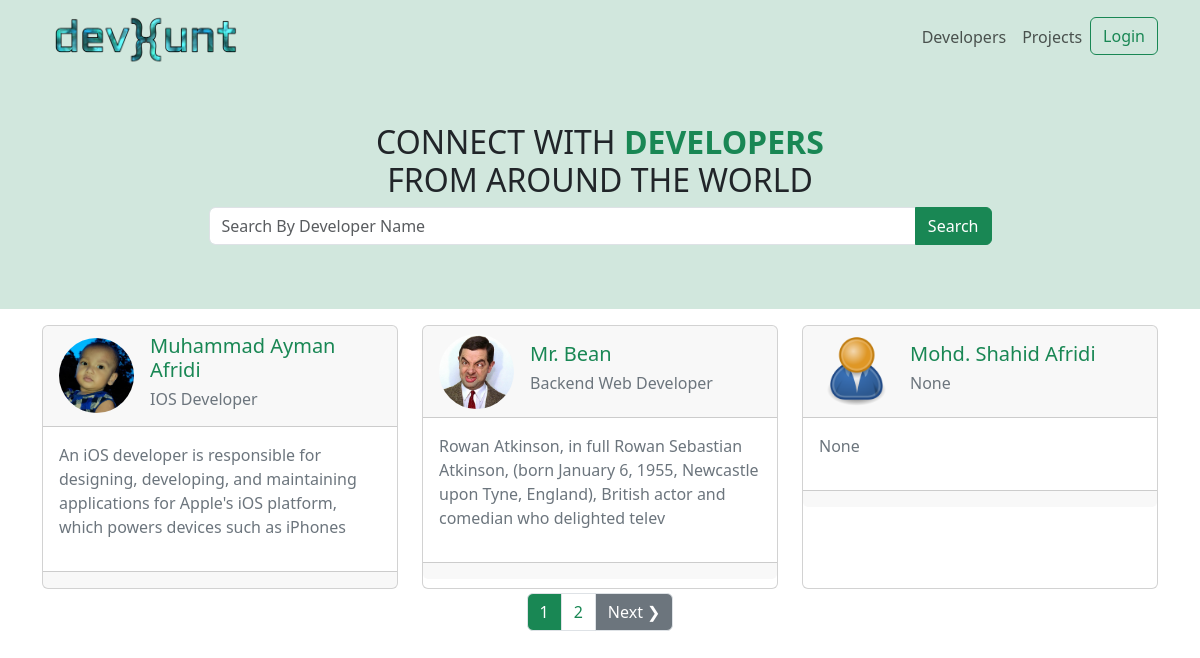
The app's page /, older data.
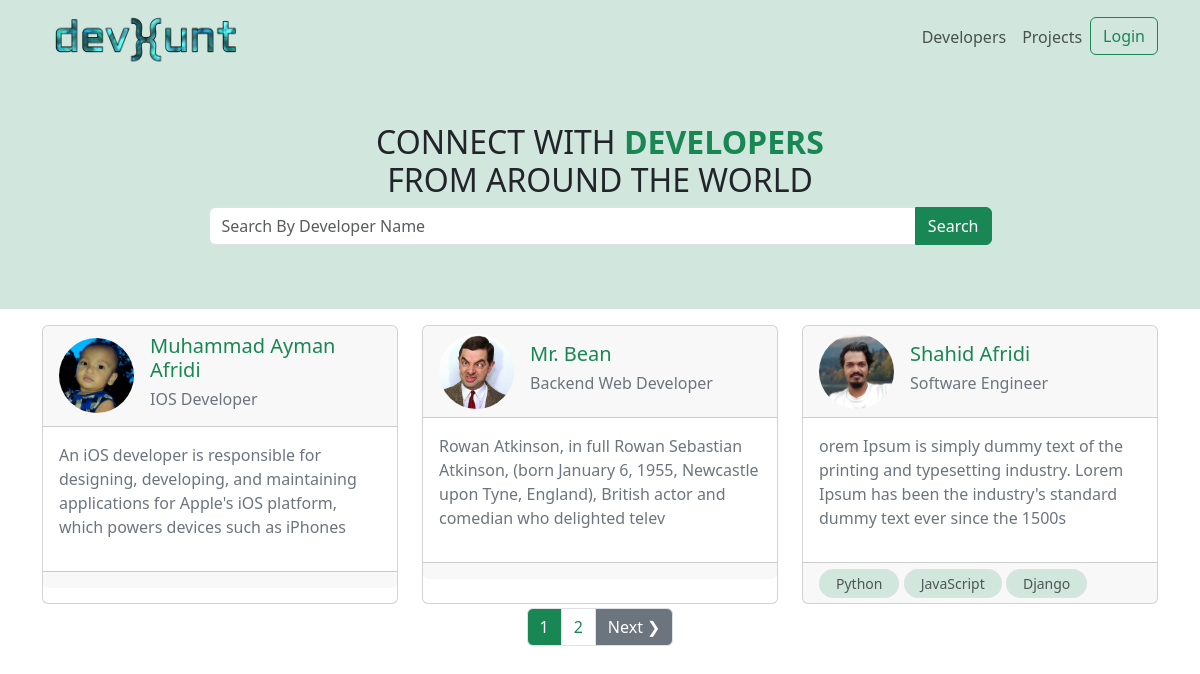
The same page, newer data.
### users/models.py (models this page shows, shortened)
class Profile(models.Model):
    user = models.OneToOneField(
        User, on_delete=models.CASCADE, blank=True, null=True)
    name = models.CharField(max_length=255, blank=True, null=True)
    email = models.EmailField(max_length=500, blank=True, null=True)
    username = models.CharField(max_length=255, blank=True, null=True)
    short_intro = models.CharField(max_length=200, blank=True, null=True)
    location = models.CharField(max_length=200, blank=True, null=True)
    bio = models.TextField(blank=True, null=True)
    profile_image = models.ImageField(
        blank=True, null=True, upload_to='profiles/', default='profiles/user-default.png')
    social_github = models.CharField(max_length=200, blank=True, null=True)
    social_twitter = models.CharField(max_length=200, blank=True, null=True)
    social_linkedin = models.CharField(max_length=200, blank=True, null=True)
    social_youtube = models.CharField(max_length=200, blank=True, null=True)
    social_website = models.CharField(max_length=200, blank=True, null=True)
    created_at = models.DateTimeField(auto_now_add=True)
    id = models.UUIDField(default=uuid.uuid4, unique=True,
                          primary_key=True, editable=False)

class Skill(models.Model):
    owner = models.ForeignKey(
        Profile, on_delete=models.CASCADE, null=True, blank=True)
    name = models.CharField(max_length=200, blank=True, null=True)
    description = models.TextField(null=True, blank=True)
    created_at = models.DateTimeField(auto_now_add=True)
    id = models.UUIDField(default=uuid.uuid4, unique=True,
                          primary_key=True, editable=False)

### users/views.py (the view)
# urls.py: path('', views.profiles, name='profiles'),
def profiles(request):
    profiles, search_query = searchProfiles(request)
    profiles, custom_range, paginator = paginateProfiles(request, profiles, 3)
    context = {
        'profiles': profiles,
        'search_query': search_query,
        'custom_range': custom_range,
        'paginator': paginator
    }
    return render(request, 'users/profiles.html', context)

### users/utils.py (called while the page is built)
def searchProfiles(request):
    search_query = ''
    if request.GET.get('search_query'):
        search_query = request.GET.get('search_query')
    skills = Skill.objects.filter(name__icontains=search_query)
    profiles = Profile.objects.distinct().filter(
        Q(name__icontains=search_query) |
        Q(short_intro__icontains=search_query) |
        Q(skill__in=skills)
    )
    return profiles, search_query

def paginateProfiles(request, profiles, results):
    page = request.GET.get('page')
    paginator = Paginator(profiles, results)
    try:
        profiles = paginator.page(page)
    except PageNotAnInteger:
        page = 1
        profiles = paginator.page(page)
    except EmptyPage:
        page = paginator.num_pages
        profiles = paginator.page(page)
    leftIndex = (int(page)-4)
    if leftIndex < 1:
        leftIndex = 1
    rightIndex = (int(page)+5)
    if rightIndex > paginator.num_pages:
        rightIndex = paginator.num_pages + 1
    custom_range = range(leftIndex, rightIndex)
    return profiles, custom_range, paginator

### users/templates/users/profiles.html (shortened to what this page needs)
{% extends 'main.html' %}
{% block content %}
<div class=" bg-success-subtle">
    <div class='container text-center p-5'>
        <h2>CONNECT WITH <span class='text-success' style="font-weight: 800;">DEVELOPERS</span> <br> FROM AROUND THE WORLD</h2>
        <form id="searchForm" action="{% url 'profiles' %}" method="get">
            <div class="input-group mb-3 m-auto w-75">
                <input type="text" class="form-control" placeholder="Search By Developer Name" name="search_query" aria-label="Recipient's username" aria-describedby="button-addon2" value={{search_query}} >
                <input class="btn  btn-success" type="submit" value="Search" id="button-addon2">
            </div>
        </form>
    </div>
</div>
<div class="container mt-3">
    <div class="row row-cols-1 row-cols-md-3 g-4">
        {% for profile in profiles %}
        <div class="col ">
            <a class="text-decoration-none " href="{% url 'profile' profile.id %}" >
          <div class="card h-100 ">
            <div class='card-header'>
                <div class='d-flex align-items-center'>
                    <div>
                        <img src="{{ profile.profile_image.url}}" class="rounded-circle" style="width: 75px;" alt="Avatar" />
                    </div>
                    <div class='ps-3'>
                        <h5 class="text-success card-title ">{{profile.name}}</h5>
                        <h6 class='text-secondary'>{{ profile.short_intro }}</h6>
                    </div>
                </div>
            </div>
            <div class="card-body">
              <p class="text-secondary">
                {{ profile.bio|slice:"150" }}
              </p>
            </div>
            </a>
            <div class="card-footer">
                {% for skill in profile.skill_set.all|slice:"3" %}
                <small class="border border-1 py-1 px-3  bg-success-subtle text-body-secondary rounded-pill">{{skill.name}}</small>
                {% endfor %}
            </div>
          </div>
        </div>
        {% endfor %}
   {% include 'pagination.html' with queryset=profiles custom_range=custom_range %}
{% endblock content %}

Row changes from the older to the newer data that the page shows:
removed Profile: profile_image (placeholder picture), name "Mohd. Shahid Afridi", short_intro "None", bio "None"
now on this page (row unchanged): Profile: profile_image (picture), name "Shahid Afridi", short_intro "Software Engineer", bio "orem Ipsum is simply dummy text of the printing and typesetting industry. Lorem Ipsum has been the industry's standard dummy text ever since the 1500s"
now on this page (row unchanged): Skill: name "Python"
now on this page (row unchanged): Skill: name "JavaScript"
now on this page (row unchanged): Skill: name "Django"
